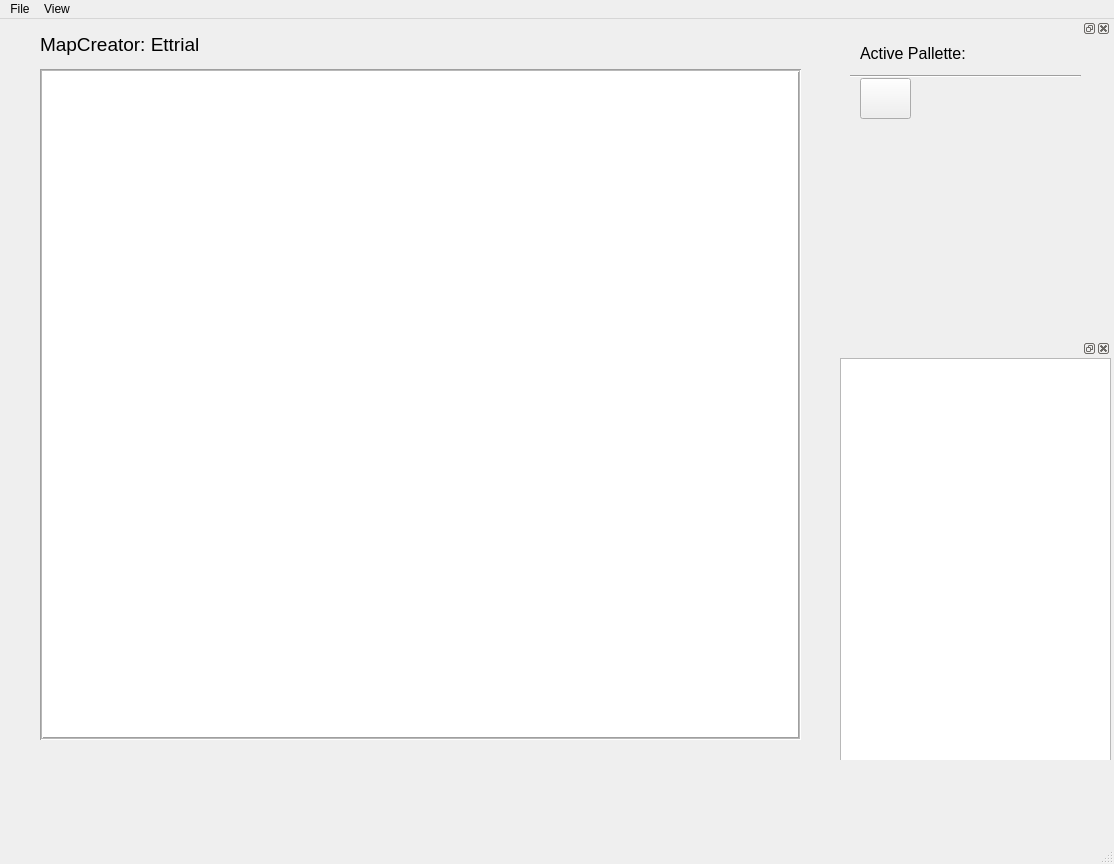
<?xml version="1.0" encoding="UTF-8"?>
<ui version="4.0">
 <class>MainWindow</class>
 <widget class="QMainWindow" name="MainWindow">
  <property name="geometry">
   <rect>
    <x>0</x>
    <y>0</y>
    <width>1114</width>
    <height>864</height>
   </rect>
  </property>
  <property name="windowTitle">
   <string>MainWindow</string>
  </property>
  <widget class="QWidget" name="centralwidget">
   <widget class="LayerView" name="LayerView">
    <property name="geometry">
     <rect>
      <x>40</x>
      <y>50</y>
      <width>761</width>
      <height>671</height>
     </rect>
    </property>
    <property name="frameShape">
     <enum>QFrame::Shape::Box</enum>
    </property>
    <property name="lineWidth">
     <number>1</number>
    </property>
    <property name="midLineWidth">
     <number>1</number>
    </property>
   </widget>
   <widget class="QDockWidget" name="LayerControl">
    <property name="geometry">
     <rect>
      <x>850</x>
      <y>0</y>
      <width>261</width>
      <height>301</height>
     </rect>
    </property>
    <property name="styleSheet">
     <string notr="true"/>
    </property>
    <widget class="QWidget" name="dockWidgetContents_2">
     <widget class="QLabel" name="label">
      <property name="geometry">
       <rect>
        <x>10</x>
        <y>0</y>
        <width>181</width>
        <height>31</height>
       </rect>
      </property>
      <property name="font">
       <font>
        <pointsize>12</pointsize>
       </font>
      </property>
      <property name="text">
       <string>Active Pallette:</string>
      </property>
     </widget>
     <widget class="Line" name="line">
      <property name="geometry">
       <rect>
        <x>0</x>
        <y>30</y>
        <width>231</width>
        <height>16</height>
       </rect>
      </property>
      <property name="orientation">
       <enum>Qt::Orientation::Horizontal</enum>
      </property>
     </widget>
     <widget class="PalleteButton" name="pushButton">
      <property name="geometry">
       <rect>
        <x>10</x>
        <y>40</y>
        <width>51</width>
        <height>41</height>
       </rect>
      </property>
      <property name="text">
       <string/>
      </property>
     </widget>
    </widget>
   </widget>
   <widget class="QLabel" name="MapNameLabel">
    <property name="geometry">
     <rect>
      <x>40</x>
      <y>10</y>
      <width>181</width>
      <height>31</height>
     </rect>
    </property>
    <property name="font">
     <font>
      <pointsize>14</pointsize>
     </font>
    </property>
    <property name="text">
     <string>MapCreator: Ettrial</string>
    </property>
   </widget>
   <widget class="QDockWidget" name="dockWidget">
    <property name="geometry">
     <rect>
      <x>840</x>
      <y>320</y>
      <width>271</width>
      <height>421</height>
     </rect>
    </property>
    <widget class="QWidget" name="dockWidgetContents_8">
     <widget class="OpenLayersList" name="OpenLayersList">
      <property name="geometry">
       <rect>
        <x>0</x>
        <y>0</y>
        <width>271</width>
        <height>501</height>
       </rect>
      </property>
      <property name="styleSheet">
       <string notr="true"/>
      </property>
     </widget>
    </widget>
   </widget>
  </widget>
  <widget class="QMenuBar" name="menubar">
   <property name="geometry">
    <rect>
     <x>0</x>
     <y>0</y>
     <width>1114</width>
     <height>33</height>
    </rect>
   </property>
   <widget class="QMenu" name="menuFile">
    <property name="title">
     <string>File</string>
    </property>
    <addaction name="actionNew_Project"/>
    <addaction name="actionOpen_Project"/>
    <addaction name="actionSave_Project"/>
    <addaction name="separator"/>
    <addaction name="separator"/>
    <addaction name="actionNew_Layer"/>
   </widget>
   <widget class="QMenu" name="menuView">
    <property name="title">
     <string>View</string>
    </property>
    <widget class="QMenu" name="menuDockables">
     <property name="title">
      <string>Dockables</string>
     </property>
     <addaction name="actionLayer_List"/>
    </widget>
    <addaction name="menuDockables"/>
   </widget>
   <addaction name="menuFile"/>
   <addaction name="menuView"/>
  </widget>
  <widget class="QStatusBar" name="statusbar"/>
  <action name="actionOpen_Project">
   <property name="text">
    <string>Open Project</string>
   </property>
  </action>
  <action name="actionSave_Project">
   <property name="text">
    <string>Save Project</string>
   </property>
  </action>
  <action name="actionNew_Project">
   <property name="text">
    <string>New Project</string>
   </property>
  </action>
  <action name="actionLayer_List">
   <property name="text">
    <string>Layer List</string>
   </property>
  </action>
  <action name="actionNew_Layer">
   <property name="text">
    <string>New Layer</string>
   </property>
  </action>
 </widget>
 <customwidgets>
  <customwidget>
   <class>PalleteButton</class>
   <extends>QPushButton</extends>
   <header>palletebutton.h</header>
  </customwidget>
  <customwidget>
   <class>LayerView</class>
   <extends>QGraphicsView</extends>
   <header>layerview.h</header>
  </customwidget>
  <customwidget>
   <class>OpenLayersList</class>
   <extends>QListWidget</extends>
   <header>openlayerslist.h</header>
  </customwidget>
 </customwidgets>
 <resources/>
 <connections/>
</ui>
